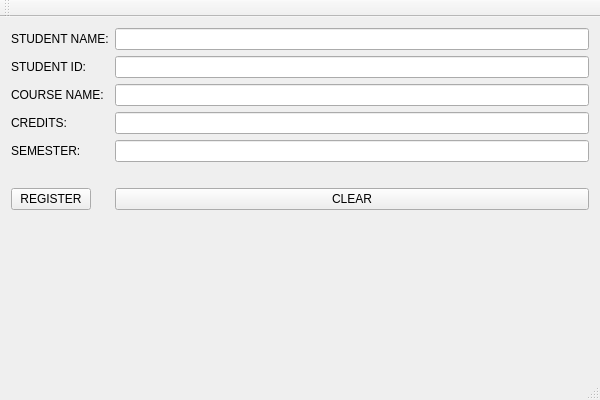
<?xml version="1.0" encoding="UTF-8"?>
<ui version="4.0">
 <class>LabAssignmentwithQtClass</class>
 <widget class="QMainWindow" name="LabAssignmentwithQtClass">
  <property name="geometry">
   <rect>
    <x>0</x>
    <y>0</y>
    <width>600</width>
    <height>400</height>
   </rect>
  </property>
  <property name="windowTitle">
   <string>LabAssignmentwithQt</string>
  </property>
  <widget class="QWidget" name="centralWidget">
   <layout class="QFormLayout" name="formLayout">
    <item row="0" column="0">
     <widget class="QLabel" name="label">
      <property name="text">
       <string>STUDENT NAME:</string>
      </property>
     </widget>
    </item>
    <item row="0" column="1">
     <widget class="QLineEdit" name="lineEdit"/>
    </item>
    <item row="1" column="0">
     <widget class="QLabel" name="label_2">
      <property name="text">
       <string>STUDENT ID:</string>
      </property>
     </widget>
    </item>
    <item row="1" column="1">
     <widget class="QLineEdit" name="lineEdit_2"/>
    </item>
    <item row="2" column="0">
     <widget class="QLabel" name="label_3">
      <property name="text">
       <string>COURSE NAME:</string>
      </property>
     </widget>
    </item>
    <item row="2" column="1">
     <widget class="QLineEdit" name="lineEdit_3"/>
    </item>
    <item row="3" column="0">
     <widget class="QLabel" name="label_4">
      <property name="text">
       <string>CREDITS:</string>
      </property>
     </widget>
    </item>
    <item row="3" column="1">
     <widget class="QLineEdit" name="lineEdit_4"/>
    </item>
    <item row="4" column="0">
     <widget class="QLabel" name="label_5">
      <property name="text">
       <string>SEMESTER:</string>
      </property>
     </widget>
    </item>
    <item row="4" column="1">
     <widget class="QLineEdit" name="lineEdit_5"/>
    </item>
    <item row="5" column="0">
     <widget class="QLabel" name="label_6">
      <property name="text">
       <string/>
      </property>
     </widget>
    </item>
    <item row="6" column="0">
     <widget class="QPushButton" name="pushButton">
      <property name="text">
       <string>REGISTER</string>
      </property>
     </widget>
    </item>
    <item row="6" column="1">
     <widget class="QPushButton" name="pushButton_2">
      <property name="text">
       <string>CLEAR</string>
      </property>
     </widget>
    </item>
   </layout>
  </widget>
  <widget class="QMenuBar" name="menuBar">
   <property name="geometry">
    <rect>
     <x>0</x>
     <y>0</y>
     <width>600</width>
     <height>21</height>
    </rect>
   </property>
  </widget>
  <widget class="QToolBar" name="mainToolBar">
   <attribute name="toolBarArea">
    <enum>TopToolBarArea</enum>
   </attribute>
   <attribute name="toolBarBreak">
    <bool>false</bool>
   </attribute>
  </widget>
  <widget class="QStatusBar" name="statusBar"/>
 </widget>
 <layoutdefault spacing="6" margin="11"/>
 <resources>
  <include location="LabAssignmentwithQt.qrc"/>
 </resources>
 <connections/>
</ui>
